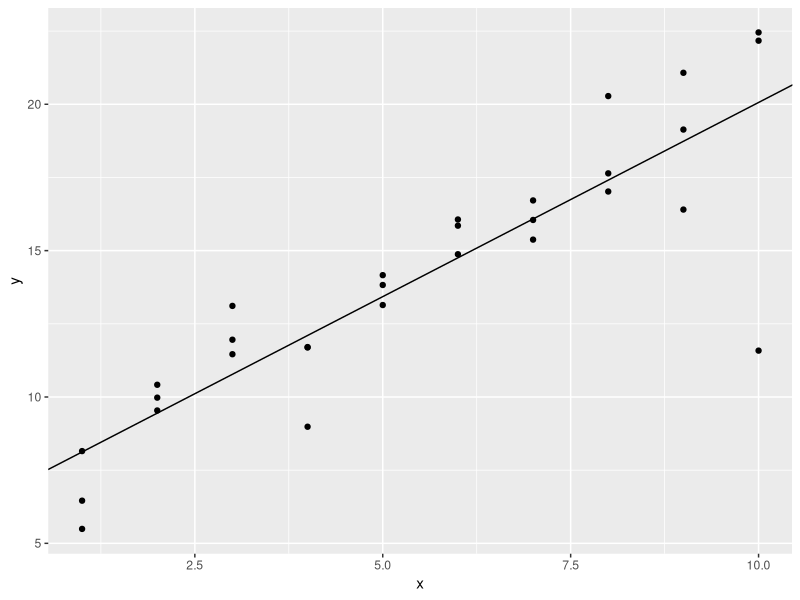
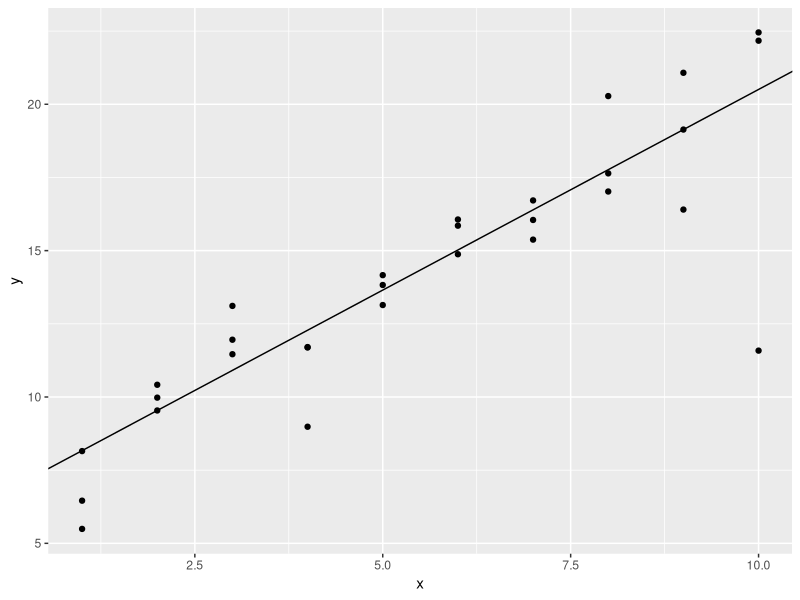

Source code (R) for these figures, in order:
## ---- chunk 1
library(tidyverse)

library(modelr)
options(na.action = na.warn)
## ---- chunk 2
sim1a <- tibble(
  x = rep(1:10, each = 3),
  y = x * 1.5 + 6 + rt(length(x), df = 2)
)
sim1a_mod <- lm(y ~ x, data = sim1a)
sim1a %>%
  ggplot(aes(x, y)) +
    geom_point() +
    geom_abline(intercept = coef(sim1a_mod)[1], slope = coef(sim1a_mod)[2])
## ---- chunk 3
measure_distance <- function(mod, data) {
  diff <- data$y - make_prediction(mod, data)
  mean(abs(diff))
}
## ---- chunk 4
make_prediction <- function(a, data) {
  a[1] + data$x * a[2]
}

best <- optim(c(0, 0), measure_distance, data = sim1a)
best$par
## ---- chunk 5
ggplot(sim1a, aes(x, y)) + 
  geom_point() + 
  geom_abline(intercept = best$par[1], slope = best$par[2])
